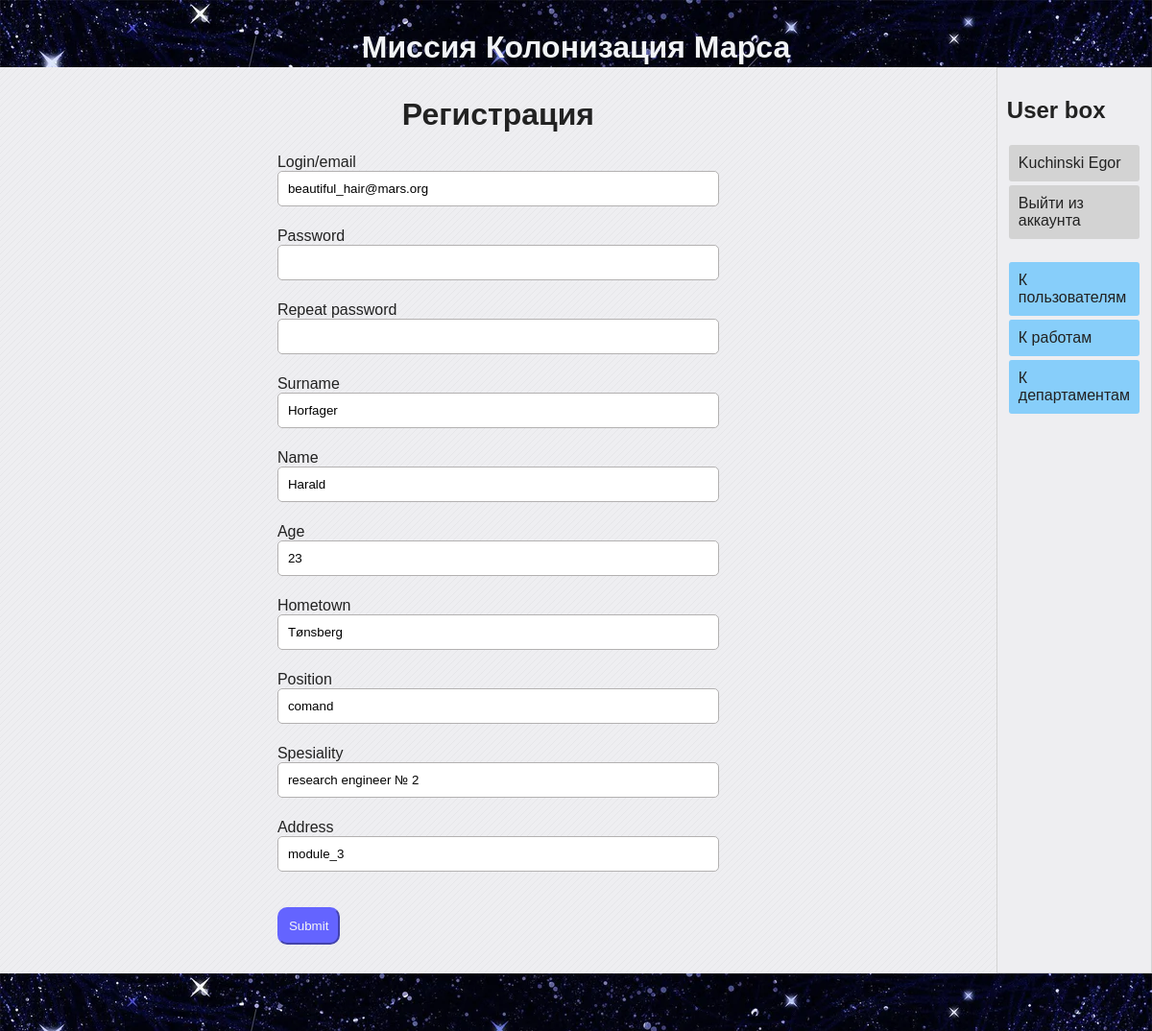
The page /edit_user/2 (signed in) on the database its author committed.
### data/users.py (models this page shows, shortened)
class User(SqlAlchemyBase, UserMixin, SerializerMixin):
    __tablename__ = 'users'
    id = sqlalchemy.Column(sqlalchemy.Integer,
                           primary_key=True, autoincrement=True)
    surname = sqlalchemy.Column(sqlalchemy.String)
    name = sqlalchemy.Column(sqlalchemy.String)
    age = sqlalchemy.Column(sqlalchemy.Integer)
    hometown = sqlalchemy.Column(sqlalchemy.String)
    position = sqlalchemy.Column(sqlalchemy.String)
    speciality = sqlalchemy.Column(sqlalchemy.String)
    address = sqlalchemy.Column(sqlalchemy.String)
    email = sqlalchemy.Column(sqlalchemy.String,
                              index=True, unique=True)
    hashed_password = sqlalchemy.Column(sqlalchemy.String)
    modyfied_date = sqlalchemy.Column(sqlalchemy.DateTime,
                                      default=datetime.datetime.now)
    jobs = orm.relation("Jobs", back_populates='user')
    deps = orm.relation("Departments", back_populates='user')

### main.py (the view)
@app.route('/edit_user/<int:user_id>', methods=['GET', 'POST'])
def edit_user(user_id):
    form = RegisterForm()
    session = db_session.create_session()
    user = session.query(User).get(user_id)
    if not user:
        abort(404)
    elif not current_user.is_authenticated or (current_user != user and current_user.id != 1):
        abort(403)
    if form.validate_on_submit():
        user.name = form.name.data
        user.surname = form.surname.data
        user.age = form.age.data
        user.hometown = form.hometown.data
        user.email = form.email.data
        user.position = form.position.data
        user.speciality = form.speciality.data
        user.address = form.address.data
        user.set_password(form.password.data)
        session.commit()
        return redirect('/users')
    else:
        form.name.data = user.name
        form.surname.data = user.surname
        form.age.data = user.age
        form.hometown.data = user.hometown
        form.email.data = user.email
        form.position.data = user.position
        form.speciality.data = user.speciality
        form.address.data = user.address
        return render_template('form_register.html', title="Edit user", form=form)

### data/db_session.py (called while the page is built)
def create_session() -> Session:
    global __factory
    return __factory()

### main.py (called while the page is built)
@log_manager.user_loader
def load_user(user_id):
    session = db_session.create_session()
    return session.query(User).get(user_id)

### templates/form_register.html
{% extends "base.html" %}
{% block content %}
    <h1 style='text-align: center'>Регистрация</h1>
    {% include "macros/average_form.html" %}
{% endblock %}

### templates/base.html (shortened to what this page needs)
<!DOCTYPE html>
<html lang="en">
<head>
    <link rel="stylesheet" href="/static/css/style.css">
</head>
<body>
    <header class="page-header">
        <h1>Миссия Колонизация Марса</h1>
    </header>
    <main class="flexbox flex_r_nowr">
        <div class='main_content'>
            {% block content %}{% endblock %}
        </div>
        <div class='user_box flexbox flex_c_nowr'>
            <h2>User box</h2>
            <div class="flexbox flex_c_nowr">
                {% if current_user.is_authenticated %}
                    <a class="btn" href="/home/{{ current_user.id }}">{{ current_user.surname }} {{current_user.name }}</a>
                    <a class="btn" href="/logout">Выйти из аккаунта</a>
                {% else %}
                    <a class="btn" href="/register">Зарегистрироваться</>
                    <a class="btn" href="/login">Войти</a>
                {% endif %}
            </div>
            <div class="flexbox flex_c_nowr usernav">
                <a href="/users" class="btn">К пользователям</a>
                <a href="/" class="btn">К работам</a>
                <a href="/departments" class="btn">К департаментам</a>
            </div>
        </div>
    </main>
    <footer class="page-footer"></footer>
</body>
</html>

### templates/macros/average_form.html (shortened to what this page needs)
<form method="post" class='form'>
    {% for field in form if field.name not in ['csrf_token', 'remember_me', 'submit'] %}
        <section>
            {{ field.label() }}
            {{ field(class='form_field')}}
        </section>
    {% endfor %}
    <section>
        {{ form.submit(class='submit') if form.submit}}
    </section>
</form>

### static/css/style.css (style rules this page uses)
body { background-color: #eeeef1; color: #222222; font-family: "Verdana", sans-serif; margin: 0; padding: 0; }
main { min-height: 568px; }
a { color: #000000; text-decoration: none; }
.page-header { background-color: #222244; background-image: url("../img/h2_bkgr.jpeg"); color: #f2f4f6; padding: 10px; height: 50px; text-align: center; }
.page-footer { background-color: #222244; background-image: url("../img/h2_bkgr.jpeg"); color: #f2f4f6; height: 40px; padding: 10px; text-align: center; }
.btn { display: block; background: lightgray; padding: 10px; margin: 2px; color: #222222; text-decoration: none; border-radius: 3px; }
.flexbox { display: flex; }
.flex_r_nowr { flex-flow: row nowrap; }
.flex_c_nowr { flex-flow: column nowrap; }
.user_box { border: 1px solid lightgray; padding: 10px; width: 12%; background-color: f2f4f6; }
.user_box .flexbox { margin-bottom: 20px; }
.usernav .btn { background-color: lightskyblue; }
.main_content { padding: 10px; width: 88%; }
.form { margin: auto; table-layout: fixed; width: 500px; }
.form section { margin: 20px; }
.form_field { border-radius: 5px; border: 1px solid rgb(179, 177, 177); box-sizing: border-box; margin-bottom: 2px; outline: none; padding: 10px; width: 100%; }
.submit { background: rgb(100, 100, 255); border-color: rgb(100, 100, 255); border-radius: 10px; color: whitesmoke; cursor: pointer; margin-top: 15px; padding: 10px; }

### rows shown on the page
User: email "beautiful_hair@mars.org" "Horfager" "Harald" "23" "Tønsberg" "comand" "research engineer № 2" "module_3"
User: surname "Kuchinski", name "Egor"

### other values the page prints
{{ field.label() }} "Login/email" "Password" "Repeat password" "Surname" "Name" "Age" "Hometown" "Position" "Spesiality" "Address"
